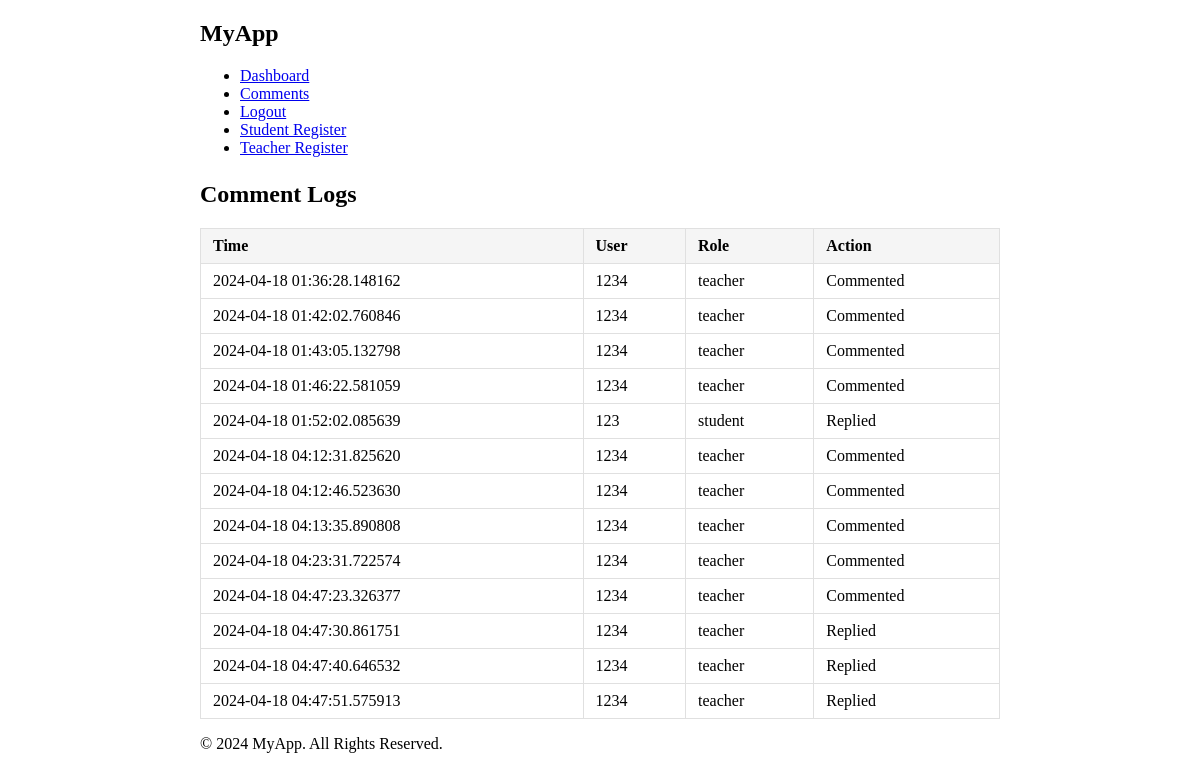
Page /comments_logs (signed in) on the committed database.
### app/models/comment.py (models this page shows, shortened)
class Comment(db.Model):
    id = db.Column(db.Integer, primary_key=True)
    user_id = db.Column(db.Integer, db.ForeignKey('user.id'), nullable=False)
    user_name = db.Column(db.String(255), nullable=False)
    user_role = db.Column(db.String(255), nullable=False)
    content = db.Column(db.Text, nullable=False)
    timestamp = db.Column(db.DateTime, default=datetime.utcnow)
    parent_id = db.Column(db.Integer, db.ForeignKey('comment.id'), nullable=True)
    image = db.Column(db.String(255), nullable=True)  # 存储图片路径
    user = db.relationship('User', backref='comments', lazy=True)
    replies = db.relationship('Comment', backref=db.backref('parent', remote_side=[id]), lazy=True)

### app/routes/comment.py (the view)
@app.route('/comments_logs', methods=['get'])
def comment_log():
    if 'user_id' not in session:
        return redirect(url_for('login'))
    comments = Comment.query.all()
    return render_template('comments_logs.html', comments=comments)

### app/templates/comments_logs.html (shortened to what this page needs)
{% extends "base.html" %}
{% block content %}
<div class="container mt-4">
    <h2>Comment Logs</h2>
    <table class="comment-table">
        <thead>
            <tr>
                <th>Time</th>
                <th>User</th>
                <th>Role</th>
                <th>Action</th>
            </tr>
        </thead>
        <tbody>
            {% for comment in comments %}
            <tr>
                <td>{{ comment.timestamp }}</td>
                <td>{{ comment.user_name }}</td>
                <td>{{ comment.user_role }}</td>
                <td>
                    {% if comment.parent_id %}
                        Replied
                    {% else %}
                        Commented
                    {% endif %}
                </td>
            </tr>
            {% endfor %}
        </tbody>
    </table>
</div>
{% endblock %}

### app/templates/base.html (style rules this page uses)
.container { max-width: 800px; margin: 0 auto; }
.mt-4 { margin-top: 1.5rem; }
.comment-table { width: 100%; border-collapse: collapse; margin-top: 1rem; }
.comment-table th, .comment-table td { border: 1px solid #e0e0e0; padding: 8px 12px; text-align: left; }
.comment-table th { background-color: #f5f5f5; }

### app/templates/comments_logs.html (style rules this page uses)
.container { max-width: 800px; margin: 0 auto; }
.mt-4 { margin-top: 1.5rem; }
.comment-table { width: 100%; border-collapse: collapse; margin-top: 1rem; }
.comment-table th, .comment-table td { border: 1px solid #e0e0e0; padding: 8px 12px; text-align: left; }
.comment-table th { background-color: #f5f5f5; }

### rows in the picture
Comment: timestamp "2024-04-18 01:36:28.148162", user_name "1234", user_role "teacher", shows "Commented"
Comment: timestamp "2024-04-18 01:42:02.760846", user_name "1234", user_role "teacher", shows "Commented"
Comment: timestamp "2024-04-18 01:43:05.132798", user_name "1234", user_role "teacher", shows "Commented"
Comment: timestamp "2024-04-18 01:46:22.581059", user_name "1234", user_role "teacher", shows "Commented"
Comment: timestamp "2024-04-18 01:52:02.085639", user_name "123", user_role "student", shows "Replied"
Comment: timestamp "2024-04-18 04:12:31.825620", user_name "1234", user_role "teacher", shows "Commented"
Comment: timestamp "2024-04-18 04:12:46.523630", user_name "1234", user_role "teacher", shows "Commented"
Comment: timestamp "2024-04-18 04:13:35.890808", user_name "1234", user_role "teacher", shows "Commented"
Comment: timestamp "2024-04-18 04:23:31.722574", user_name "1234", user_role "teacher", shows "Commented"
Comment: timestamp "2024-04-18 04:47:23.326377", user_name "1234", user_role "teacher", shows "Commented"
Comment: timestamp "2024-04-18 04:47:30.861751", user_name "1234", user_role "teacher", shows "Replied"
Comment: timestamp "2024-04-18 04:47:40.646532", user_name "1234", user_role "teacher", shows "Replied"
Comment: timestamp "2024-04-18 04:47:51.575913", user_name "1234", user_role "teacher", shows "Replied"
